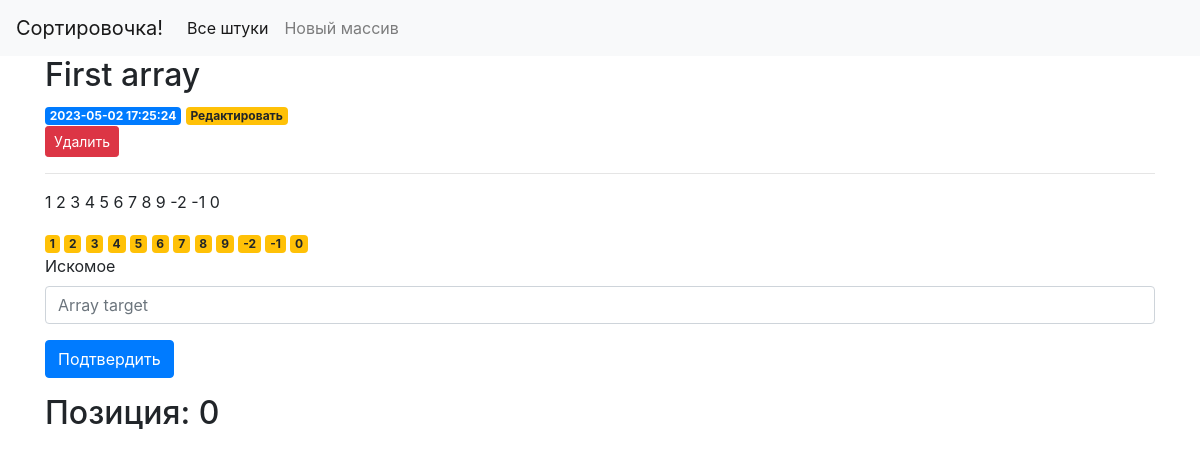
The page /1 on the database its author committed.
### tables this page shows
CREATE TABLE arrays (
    id INTEGER PRIMARY KEY AUTOINCREMENT,
    created TIMESTAMP NOT NULL DEFAULT CURRENT_TIMESTAMP,
    title TEXT NOT NULL,
    content TEXT NOT NULL
);

### search/api/app.py (the view)
@app.route('/<int:array_id>', methods=('GET', 'POST'))
def array(array_id):
    array = get_array(array_id)
    target_pos = 0
    try:
        if request.method == 'POST':
            target = int(request.form['target'])
            nums=[int(item) for item in array['content'].split()]
            sol = Solution()
            target_pos = sol.search(nums, target)
    except Exception as error:
        flash(repr(error))
        print('An exception occurred: {}'.format(error.with_traceback))
        raise
        abort(500)
        raise
    return render_template('array.html', array=array, target_pos = target_pos)

### search/api/app.py (called while the page is built)
def get_db_connection():
    conn = sqlite3.connect('database.db')
    conn.row_factory = sqlite3.Row
    return conn

def get_array(array_id):
    conn = get_db_connection()
    array = conn.execute('SELECT * FROM arrays WHERE id = ?',
                        (array_id,)).fetchone()
    conn.close()
    return array

### search/api/templates/array.html
{% extends 'base.html' %}
{% block content %}
    <h2>{% block title %} {{ array['title'] }} {% endblock %}</h2>
    <span class="badge badge-primary">{{ array['created'] }}</span>
    <a href="{{ url_for('edit', id=array['id']) }}">
        <span class="badge badge-warning">Редактировать</span>
    </a>
    <form action="{{ url_for('delete', id=array['id']) }}" method="POST">
        <input type="submit" value="Удалить"
                class="btn btn-danger btn-sm"
                onclick="return confirm('Ты действительно хочешь удалить этот великолепный массив?')">
    </form>
    <hr>
    <form method="post">
        <p>{{ array['content'] }}</p>
        {% for num in array['content'].split() %}
            {% if num != request.form['target'] %}
                <a><span class="badge badge-warning">{{num}}</span></a>
            {% else %}
                <a><span class="badge btn-danger">{{num}}</span></a>
            {% endif %}
        {% endfor %}
        <div class="form-group">
            <label for="target">Искомое</label>
            <input type="text" name="target"
                placeholder="Array target" class="form-control"
                value="{{ request.form['target'] }}"></input>
        </div>
        <div class="form-group">
            <button type="submit" class="btn btn-primary">Подтвердить</button>
        </div>
        <h2>{% block result %} Позиция: {{ target_pos }} {% endblock %}</h2>
    </form>
{% endblock %}

### rows shown on the page
arrays: title "First array", created "2023-05-02 17:25:24", content "1 2 3 4 5 6 7 8 9 -2 -1 0"

### other values the page prints
{{ num }} "1" "2" "3" "4" "5" "6" "7" "8" "9" "-2" "-1" "0"
{{ target_pos }} "0"
